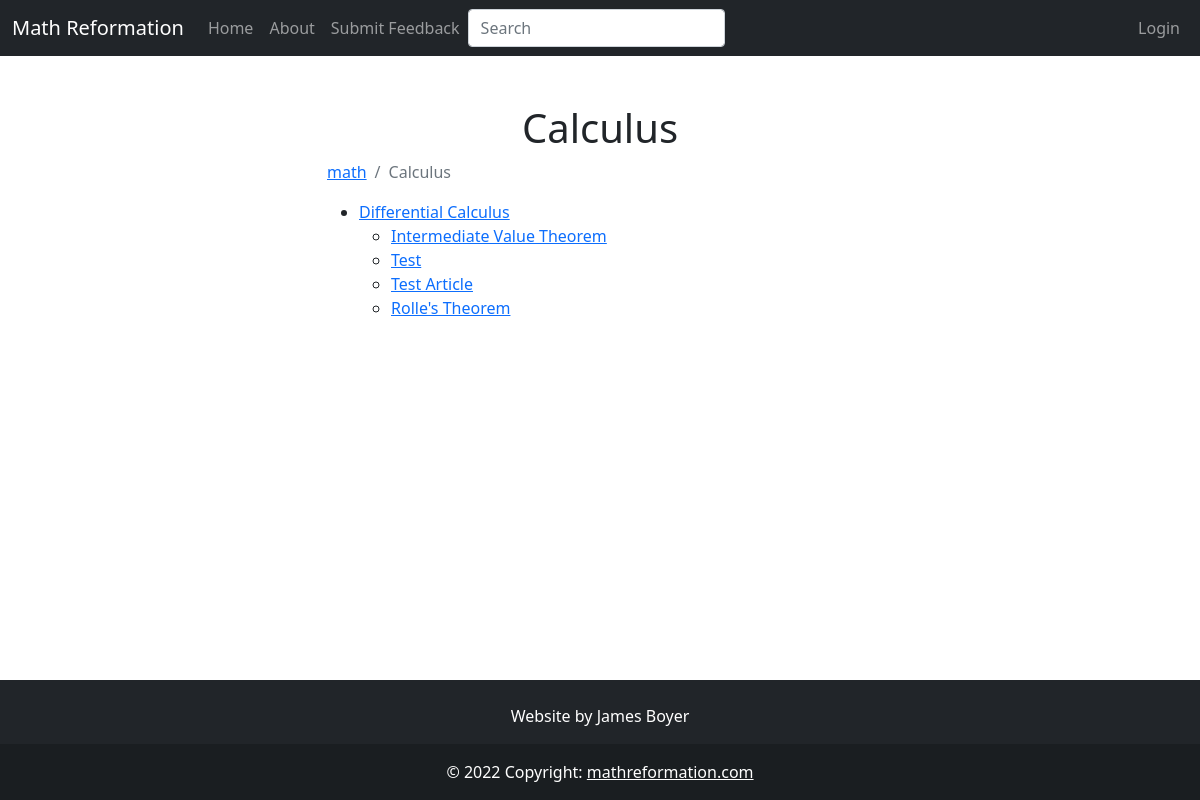
Page /category/calculus on the earlier database version.
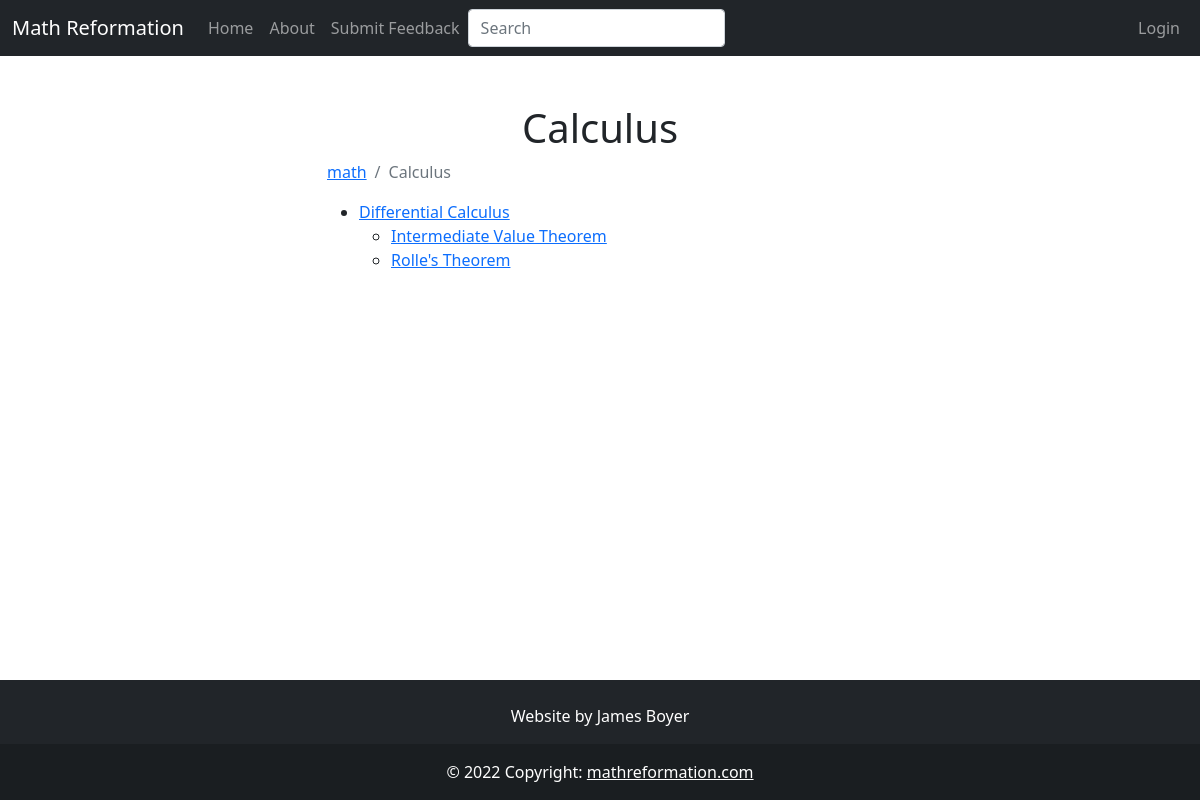
Same page on the later database version.
### app/models.py (models this page shows, shortened)
class SearchableMixin(object):
    @classmethod
    def search(cls, expression, page, per_page):
        ids, scores, total = query_index(cls.__tablename__, expression, page, per_page)
        if total == 0:
            return cls.query.filter_by(id=0), [], 0
        when = []
        for i in range(len(ids)):
            when.append((ids[i], i))
        return cls.query.filter(cls.id.in_(ids)).order_by( db.case(when, value=cls.id)), scores, total

class Category(SearchableMixin, db.Model):
    __searchable__ = ["body_main", "name"]
    id = db.Column(db.Integer, primary_key=True)
    name = db.Column(db.String(50), nullable=False, unique=True)
    path = db.Column(db.String(50), unique=True, nullable=False)
    body_main = db.Column(db.String(), index=True)
    body_draft = db.Column(db.String(), index=True)
    header = db.Column(db.String(), index=True)
    order = db.Column(db.Integer())
    is_visible = db.Column(db.Boolean())
    categorytype_id = db.Column(db.Integer, db.ForeignKey('categorytype.id'))
    parents = db.relationship('Category',secondary=parent_child_table,
        primaryjoin=id == parent_child_table.c.ChildId,
        secondaryjoin=id == parent_child_table.c.ParentId,
        backref= db.backref('children'))
    def ordered_children(self):
        if not self.children:
            return []
        children = np.array(self.children)
        children_idx = np.array([child.order if child.order else 1 for child in children])
        sorted_children_idx = np.argsort(children_idx)
        return children[sorted_children_idx]
    def ordered_articles(self):
        if not self.articles:
            return []
        articles = np.array(self.articles)
        articles_idx = np.array([article.order if article.order else 1 for article in articles])
        sorted_articles_idx = np.argsort(articles_idx)
        return articles[sorted_articles_idx]
    def get_num_children(self):
        return len(list(self.children))

class Article(SearchableMixin, db.Model):
    __searchable__ = ["body_main", "name"]
    id = db.Column(db.Integer, primary_key=True)
    name = db.Column(db.String(64), index=True, unique=True, nullable=False)
    path = db.Column(db.String(50), unique=True, nullable=False)
    date_added = db.Column(db.DateTime, nullable=False,
        default=datetime.utcnow)
    body_main = db.Column(db.String(), index=True)
    body_draft = db.Column(db.String(), index=True)
    is_visible = db.Column(db.Boolean())
    header = db.Column(db.String(), index=True)
    order = db.Column(db.Integer())
    user_id = db.Column(db.Integer, db.ForeignKey('user.id'))
    categories = db.relationship('Category', secondary = article_categories_table,
                                 backref=db.backref('articles', lazy=True), lazy=True)

### app/main/routes.py (the view)
@bp.route("/category/<path>")
def category_page(path):
    category = db.first_or_404(Category.query.filter_by(path=path))
    return render_template('main/category.html', category=category, title =category.name)

### app/main/forms.py
class SearchForm(FlaskForm):
    q = StringField("Search", validators=[DataRequired()])
    def __init__(self, *args, **kwargs):
        if 'formdata' not in kwargs:
            kwargs['formdata'] = request.args
        if 'csrf_enabled' not in kwargs:
            kwargs['csrf_enabled'] = False
        super(SearchForm, self).__init__(*args, **kwargs)

### MathReformationWebsite.py (called while the page is built)
@app.context_processor
def add_imports():
    return dict(admin_permission=admin_permission, author_permission=author_permission)

### app/main/routes.py (called while the page is built)
@bp.before_app_request
def before_request():
    g.search_form = SearchForm(meta={'csrf': False})

### app/templates/main/category.html (shortened to what this page needs)
{% extends "base.html" %}
{% block content %}
<h1 class="text-center">{{ category.name }}</h1>
<ul class="breadcrumb">
    {% if category.category_type.name == "secondary" or category.category_type.name == "primary" %}
    <li class="breadcrumb-item">
        <a href="{{ url_for('main.category_page', path=category.parents[0].path) }}">
            {{ category.parents[0].name }}
        </a>
    </li>
    {% endif %}
    <li class="breadcrumb-item active">{{ category.name }}</li>
</ul>
<ul>
    {% if category.get_num_children() == 0 %}
        {% for article in category.ordered_articles() %}
        {% if article.is_visible == True %}
        <li>
            <a href = {{ url_for('main.article_page', path=article.path)}}>
                {{ article.name }}
            </a>
        </li>
        {% endif %}
        {% endfor %}
    {% else %}
        {% for category_child in category.ordered_children() %}
        {% if category_child.is_visible == True %}
        <li>
            <a href = {{ url_for('main.category_page', path=category_child.path)}}>
                {{ category_child.name }}
            </a>
            <ul>
                {% for article in category_child.ordered_articles() %}
                {% if article.is_visible == True %}
                <li>
                    <a href = {{ url_for('main.article_page', path=article.path)}}>
                        {{ article.name }}
                    </a>
                </li>
                {% endif %}
                {% endfor %}
            </ul>
        </li>
        {% endif %}
        {% endfor %}
    {% endif %}
</ul>
{% endblock %}

### app/templates/base.html (shortened to what this page needs)
<!DOCTYPE html>
<html lang="en">
    <head>
        <link href="https://cdn.jsdelivr.net/npm/bootstrap@5.0.2/dist/css/bootstrap.min.css" rel="stylesheet">
    </head>
    <body class="d-flex flex-column min-vh-100">
        <nav class="navbar navbar-expand-md bg-dark navbar-dark sticky-top">
            <div class="container-fluid">
                <a class="navbar-brand">Math Reformation</a>
                <div class="collapse navbar-collapse" id="collapsibleNavbar">
                    <ul class="navbar-nav">
                        <li class="nav-item">
                            <a class="nav-link" href="{{ url_for('main.index')}}">Home</a>
                        </li>
                        <li class="nav-item">
                            <a class="nav-link" href="{{ url_for('main.about')}}">About</a>
                        </li>
                        <li class="nav-item">
                            <a class="nav-link" href="{{ url_for('main.feedback')}}">Submit Feedback</a>
                        </li>
                    </ul>
                    {% if g.search_form %}
                    <form class="navbar-form navbar-left" method="get" action="{{ url_for('main.search') }}">
                        <div class="form-group">
                            {{ g.search_form.q(size=20, class='form-control',placeholder=g.search_form.q.label.text) }}
                        </div>
                    </form>
                    {% endif %}
                    <ul class="navbar-nav ms-auto">
                        {% if current_user.is_anonymous %}
                        <li class="nav-item">
                            <a class="nav-link" href="{{ url_for('auth.login') }}">Login</a>
                        </li>
                        {% endif %}
                    </ul>
                </div>
            </div>
        </nav>
        <div class="wrapper flex-grow-1">
            <div class="container mt-5">
                <div class="row">
                    <div class="col-md-3"></div>
                    <div class="col-md-6">
                        {% block content %}
                        {% endblock %}
                    </div>
                    <div class="col-md-3"></div>
                </div>
            </div>
        </div>
        <footer class="bg-dark text-center text-white">
            <div class="container p-4 pb-0">
                <section class="mb-2">
                    <p>Website by James Boyer</p>
                </section>
            </div>
            <div class="text-center p-3" style="background-color: rgba(0, 0, 0, 0.2);">
                © 2022 Copyright:
                <a class="text-white" href="mathreformation.com">mathreformation.com</a>
            </div>
        </footer>
    </body>
</html>

Differences in the rows shown:
removed Article: name "Test Article", shown under Category "Differential Calculus"
changed Category "Differential Calculus": loses Article (name "Test")
